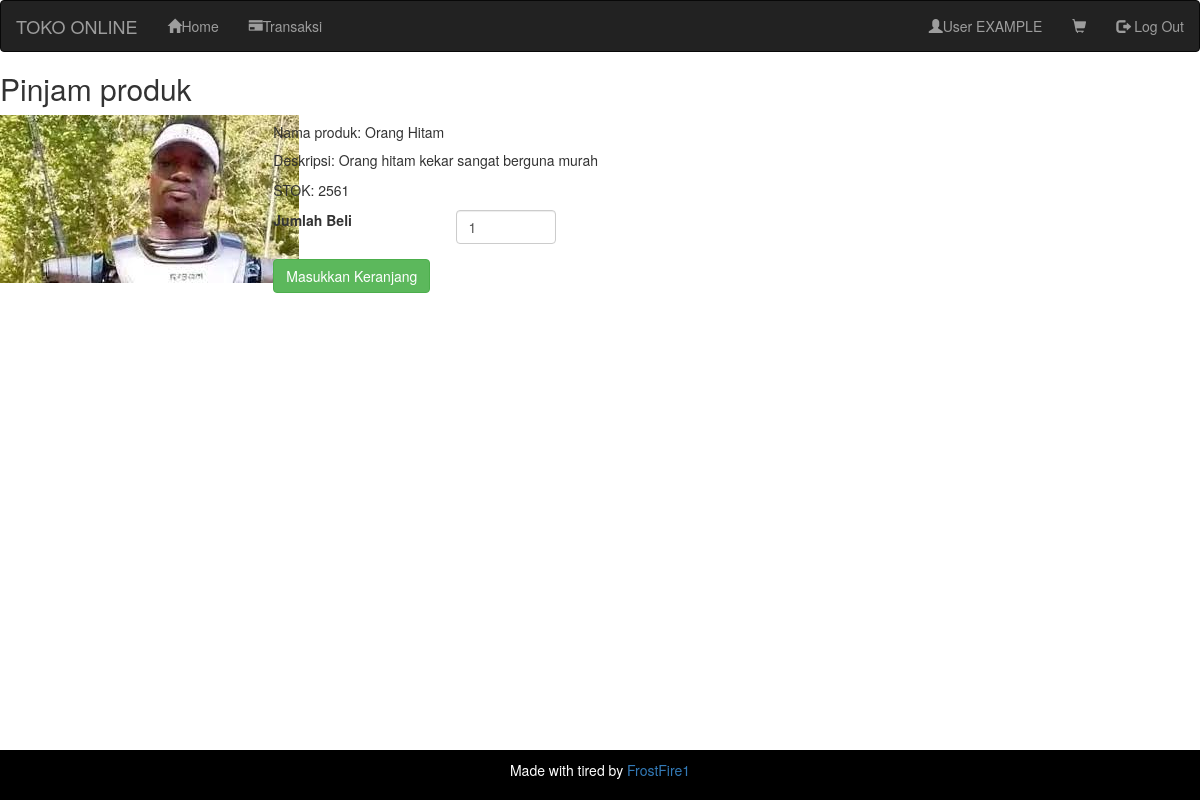
Screenshot of /tugas/produk.php?id_produk=6 (signed in) with the database file from the repository.
### tables this page shows
CREATE TABLE `produk` (
  `id_produk` int(11) NOT NULL,
  `nama_produk` varchar(100) NOT NULL,
  `deskripsi` text NOT NULL,
  `harga` int(11) NOT NULL,
  `foto_produk` varchar(255) NOT NULL,
  `stok` int(255) NOT NULL DEFAULT 0
);

### tugas/produk.php (the view)
<?php
include "header.php";
include "koneksi.php";
$qry_detail_produk = mysqli_query($con, "SELECT * FROM produk WHERE id_produk = '" . $_GET['id_produk'] . "'");
$dt_produk = mysqli_fetch_array($qry_detail_produk);
?>
<h2>Pinjam produk</h2>
<div class="row d-flex align-items-center justify-content-center">
    <div class="col-md-8">
        <form action="masukkankeranjang.php?id_produk=<?= $dt_produk['id_produk'] ?>" method="post">
            <div class="card">
                <div class="row no-gutters">
                    <div class="col-md-4">
                        <img src="<?= $dt_produk['foto_produk'] ?>" class="card-img-top" alt="Gambar Produk">
                    </div>
                    <div class="col-md-8">
                        <div class="card-body">
                            <h5 class="card-title">Nama produk: <?= $dt_produk['nama_produk'] ?></h5>
                            <p class="card-text">Deskripsi: <?= $dt_produk['deskripsi'] ?></p>
                            <p class="card-text">STOK: <?= $dt_produk['stok'] ?></p>
                            <div class="form-group row">
                                <label for="quantity" class="col-sm-4 col-form-label">Jumlah Beli</label>
                                <div class="col-sm-8">
                                    <input type="number" class="form-control" id="quantity" name="kuantitas" value="1" style="width: 100px;">
                                </div>
                            </div>
                            <button type="submit" class="btn btn-success">Masukkan Keranjang</button>
                        </div>
                    </div>
                </div>
            </div>
        </form>
    </div>
</div>
<?php
include "footer.php";
?>

### rows the page displays
produk: foto_produk (picture), nama_produk "Orang Hitam", deskripsi "Orang hitam kekar sangat berguna murah", stok "2561"

### other values shown
$_SESSION['nama'] "User EXAMPLE"
